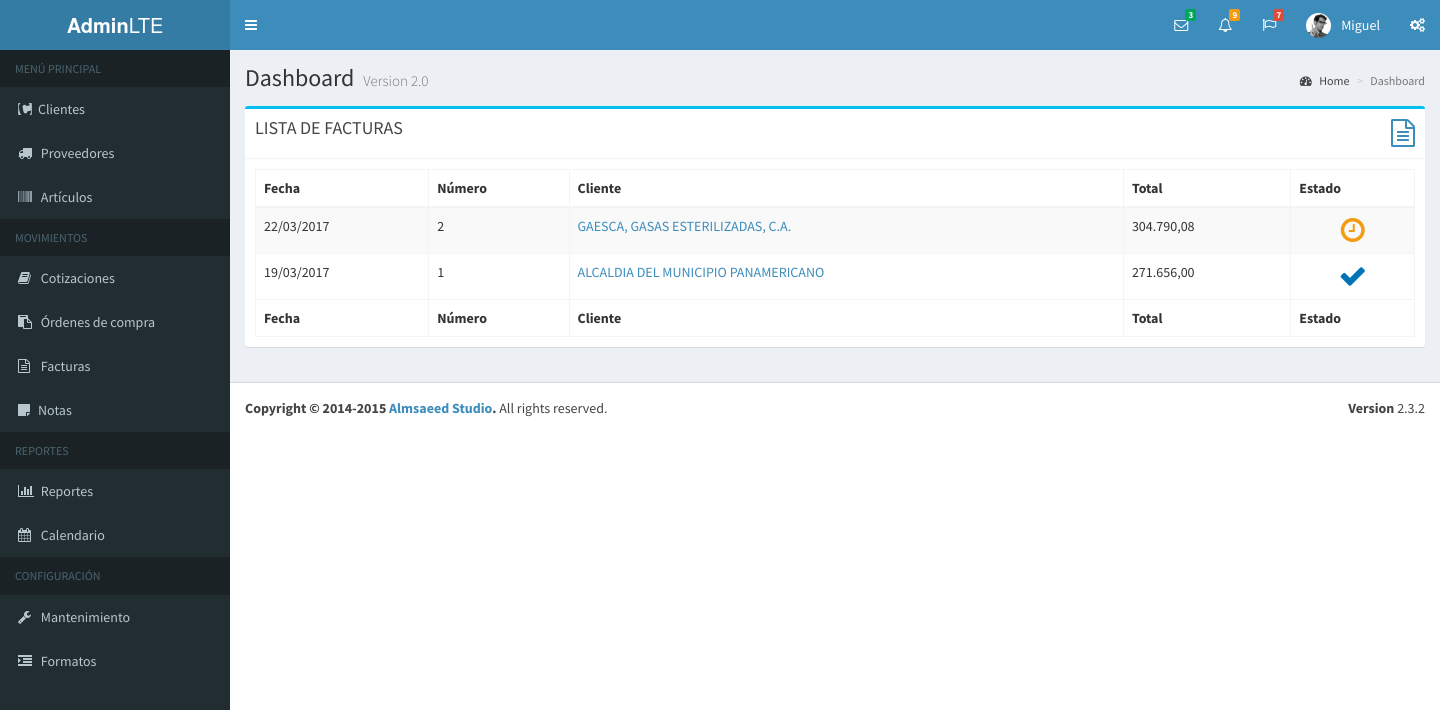
Page /facturas.php (signed in) on the earlier database version.
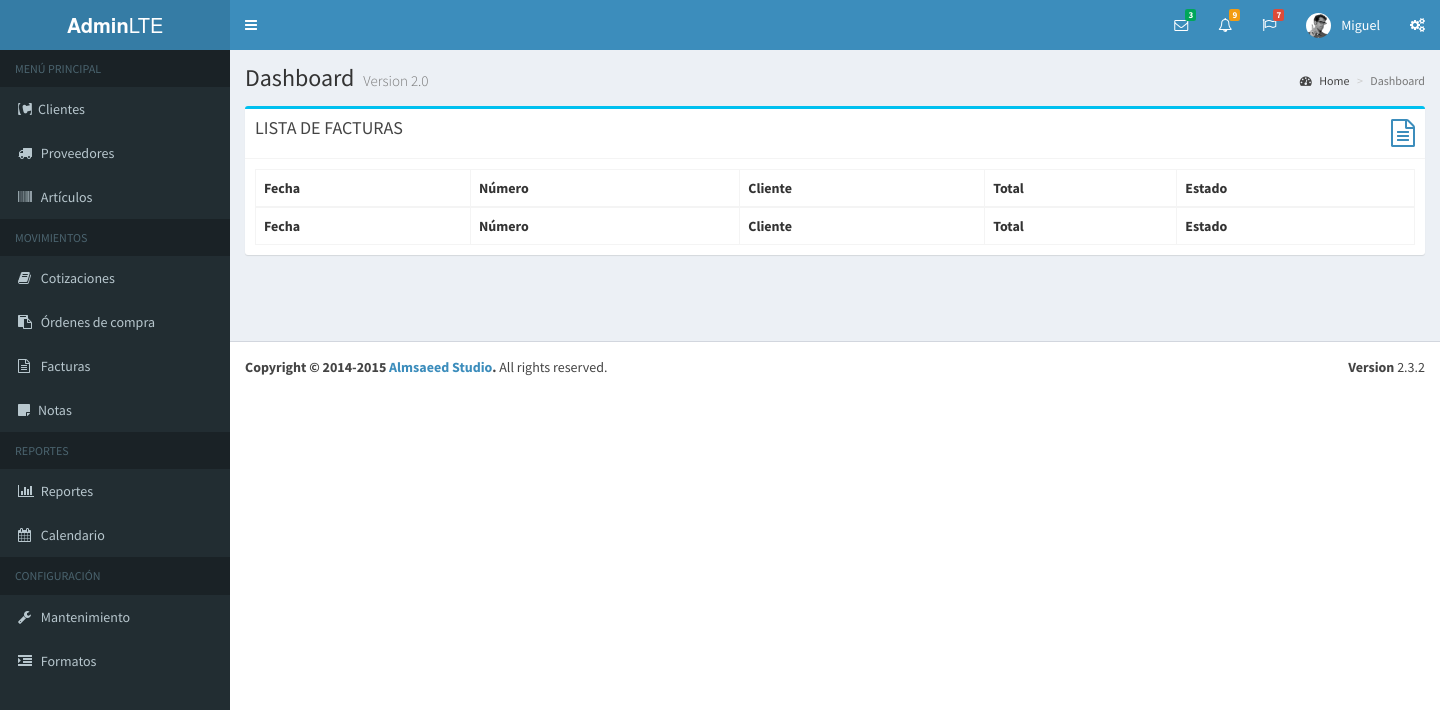
Same page on the later database version.
### tables this page shows
CREATE TABLE IF NOT EXISTS `factura` (
  `numero` int(5) DEFAULT NULL,
  `idFactura` int(5) NOT NULL AUTO_INCREMENT,
  `idCliente` int(7) DEFAULT NULL,
  `idCliente2` int(5) DEFAULT NULL,
  `fecha_emision` datetime DEFAULT NULL,
  `fecha_registro` datetime DEFAULT NULL,
  `fecha_modificacion` datetime DEFAULT NULL,
  `fecha_vencimiento` datetime DEFAULT NULL,
  `fecha_pago` datetime DEFAULT NULL,
  `fecha_anulacion` datetime DEFAULT NULL,
  `idCotizacion` int(7) DEFAULT NULL,
  `orden_compra` varchar(15) DEFAULT NULL,
  `estado` varchar(20) DEFAULT NULL,
  `idCondicion` int(11) DEFAULT NULL,
  `idVendedor` int(1) DEFAULT NULL,
  `iva` decimal(10,2) DEFAULT NULL,
  `SubTotal` varchar(9) DEFAULT NULL,
  `TotalDescto` int(1) DEFAULT NULL,
  `TotalRecargo` int(1) DEFAULT NULL,
  `IdDescuento` int(1) DEFAULT NULL,
  `IdRecargo` int(1) DEFAULT NULL,
  `PoVDescto` int(1) DEFAULT NULL,
  `PoVRecargo` int(1) DEFAULT NULL,
  `Afecto` varchar(9) DEFAULT NULL,
  `ISV` varchar(9) DEFAULT NULL,
  `Total` varchar(10) DEFAULT NULL,
  `TipoDoc` varchar(1) DEFAULT NULL,
  `introduccion` varchar(200) DEFAULT NULL,
  `Observaciones` varchar(50) DEFAULT NULL,
  `Observaciones1` varchar(50) DEFAULT NULL,
  `Observaciones2` varchar(50) DEFAULT NULL,
  `Observaciones3` varchar(50) DEFAULT NULL,
  `Cancelado` varchar(9) DEFAULT NULL,
  `idUsuario` int(11) DEFAULT NULL,
  PRIMARY KEY (`idFactura`),
  KEY `idUsuario` (`idUsuario`),
  KEY `IdCotizacion` (`idCotizacion`),
  KEY `IdCondicion` (`idCondicion`)
);

CREATE TABLE IF NOT EXISTS `cliente` (
  `IdCliente` int(7) NOT NULL,
  `idCliente2` int(5) NOT NULL AUTO_INCREMENT,
  `Nombre` varchar(51) NOT NULL,
  `Rif` varchar(13) NOT NULL,
  `pcontacto` varchar(50) DEFAULT NULL,
  `Nit` int(11) DEFAULT NULL,
  `direccion1` varchar(100) DEFAULT NULL,
  `direccion2` varchar(100) DEFAULT NULL,
  `Ciudad` varchar(30) DEFAULT NULL,
  `telefono1` varchar(20) DEFAULT NULL,
  `telefono2` varchar(20) DEFAULT NULL,
  `IdZona` int(1) DEFAULT NULL,
  `CodPos` varchar(12) DEFAULT NULL,
  `IdCondicion` int(2) DEFAULT NULL,
  `VigCre` varchar(10) DEFAULT NULL,
  `MonCre` int(1) DEFAULT NULL,
  `IdVendedor` int(1) DEFAULT NULL,
  `PagWeb` varchar(30) DEFAULT NULL,
  `Email` varchar(30) DEFAULT NULL,
  `IdCodContab` int(1) DEFAULT NULL,
  `NroPrecio` int(1) DEFAULT NULL,
  `AccionSql` varchar(4) DEFAULT NULL,
  PRIMARY KEY (`idCliente2`)
);

### bd/data-usuario.php (called while the page is built, shortened)
<?php
	function obtenerUsuarioPorId( $idu, $dbh ){
		$sql = "select * from usuario where idUsuario = $idu";
		$data_user = mysql_fetch_array( mysql_query ( $sql, $dbh ) );
		return $data_user;
	}
?>

### bd/data-factura.php (called while the page is built, shortened)
<?php
	function obtenerListaFacturas( $link, $idu ){
		$lista_f = array();
		$q = "Select F.IdFactura as id, F.numero as numero, F.estado as estado, C.IdCliente2 as idc, C.Nombre as cliente,
		date_format(F.fecha_emision,'%d/%m/%Y') as Fecha, F.total as Total from factura F, cliente C
		where F.IdCliente2 = C.IdCliente2 and idUsuario = $idu order by F.fecha_emision desc";
		$data = mysql_query( $q, $link );
		while( $f = mysql_fetch_array( $data ) ){
			$lista_f[] = $f;
		}
		return $lista_f;
	}

### fn/fn-documento.php (called while the page is built, shortened)
<?php
	function iconoEstado( $estado ){
		$icono = array(
			""	=> array("icono" => " fa-sticky-note", "color" => "verde"),
			"pendiente"	=> array("icono" => "fa-clock-o", "color" => "amarillo"),
			"aprobada"	=> array("icono" => "fa-thumbs-up", "color" => "verde"),
			"pagada"	=> array("icono" => "fa-check", "color" => "azul"),
			"vencida"	=> array("icono" => "fa-calendar-times-o", "color" => "gris"),
			"anulada" 	=> array("icono" => "fa-ban", "color" => "rojo")
		);
		return $icono[$estado];
	}
?>

### subforms/tablas/tabla_facturas.php (the view, shortened to what this page needs)
<?php
	$facturas = obtenerListaFacturas( $dbh, $usuario["idUsuario"] );
?>
<table id="lfacturas" class="table table-bordered table-striped">
    <thead>
      <tr>
        <th>Fecha</th><th>Número</th><th>Cliente</th><th>Total</th><th>Estado</th>
      </tr>
    </thead>
    <tbody>
        <?php foreach( $facturas as $f ){ $ie = iconoEstado( $f["estado"] ); ?>
        <tr>
            <td> <?php echo $f["Fecha"];?> </td>
            <td> <?php echo $f["numero"];?> </td>
            <td> <a href="documento.php?tipo_documento=fac&id=<?php echo $f["id"]; ?>">
            <?php echo $f["cliente"]; ?></a> </td>
            <td> <?php echo number_format( $f["Total"], 2, ",", "." ); ?> </td>
            <td align="center">
              <i class="fa fa-2x <?php echo $ie["icono"]." ".$ie["color"]; ?>"></i>
            </td>
        </tr>
        <?php } ?>
    </tbody>
    <tfoot>
      <tr>
          <th>Fecha</th><th>Número</th><th>Cliente</th><th>Total</th><th>Estado</th>
      </tr>
    </tfoot>
</table>

Differences in the rows shown:
removed factura: Fecha "22/03/2017", numero "2", idCliente2.Nombre "GAESCA, GASAS ESTERILIZADAS, C.A.", Total "304.790,08"
removed factura: Fecha "19/03/2017", numero "1", idCliente2.Nombre "ALCALDIA DEL MUNICIPIO PANAMERICANO", Total "271.656,00"
